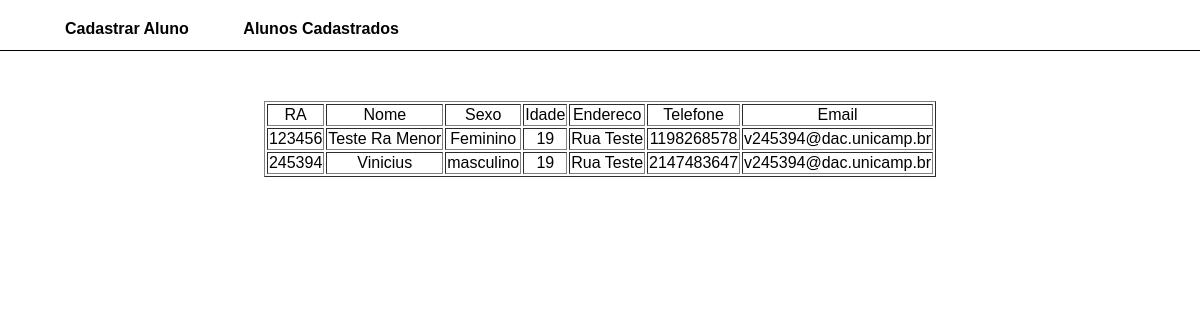
/alunos.php, run on the app's committed database.
### tables this page shows
CREATE TABLE `alunos` (
  `ra` int(6) NOT NULL,
  `nome` varchar(100) NOT NULL,
  `sexo` varchar(100) NOT NULL,
  `idade` int(100) NOT NULL,
  `endereco` varchar(100) NOT NULL,
  `telefone` int(20) NOT NULL,
  `email` varchar(100) NOT NULL
);

### mostra_aluno.php (the view, shortened to what this page needs)
<?php
	$objDb = new db();
	$link = $objDb->conecta_bd();
	$mostrar_aluno = "SELECT * FROM alunos ORDER BY ra ASC";
	$alunos = mysqli_query($link, $mostrar_aluno);
	if ($alunos->num_rows > 0) {
    		while($row = $alunos->fetch_assoc()) {
        		echo "<tr><td>". $row["ra"]. "</td><td>". $row["nome"]. "</td><td>" . $row["sexo"] . "</td><td>" . $row["idade"] . "</td><td>" . $row["endereco"] . "</td><td>" . $row["telefone"] . "</td><td>" . $row["email"] . "</td></tr>";
    		}
	} else {
		    echo "Nenhum Resultado";
	}
?>

### alunos.php (shortened to what this page needs)
<!DOCTYPE html>
<html>
<head>
	<link rel="stylesheet" type="text/css" href="style.css">
</head>
<body>
	<?php require_once('header.php'); ?>
	<div class="container">
		<table class="Alunos" border="1px solid #000">
			<tr>
				<td>RA</td>
				<td>Nome</td>
				<td>Sexo</td>
				<td>Idade</td>
				<td>Endereco</td>
				<td>Telefone</td>
				<td>Email</td>
			</tr>
			<?php require_once('mostra_aluno.php'); ?>
		</table>
	</div>
</body>
</html>

### header.php
<nav class="header">
	<ul>
		<a href="index.php"><li>Cadastrar Aluno</li></a>
		<a href="alunos.php"><li>Alunos Cadastrados</li></a>
	</ul>
</nav>

### style.css (style rules this page uses)
body { margin: 0px; font-family: Arial; }
.container { width: 100%; text-align: center; }
.header { width: 100%; height: 50px; border-bottom: 1px solid #000; }
.header ul { margin: 0px; }
.header ul a { display: inline-block; padding-right: 25px; padding-left: 25px; text-decoration: none; list-style: none; height: 50px; vertical-align: middle; }
.header ul a li { padding-top: 20px; color: #000; font-weight: bold; }
.container table { margin: auto; margin-top: 50px; }

### data on the page
alunos: ra "123456", nome "Teste Ra Menor", sexo "Feminino", idade "19", endereco "Rua Teste", telefone "1198268578", email "v245394@dac.unicamp.br"
alunos: ra "245394", nome "Vinicius", sexo "masculino", idade "19", endereco "Rua Teste", telefone "2147483647", email "v245394@dac.unicamp.br"
